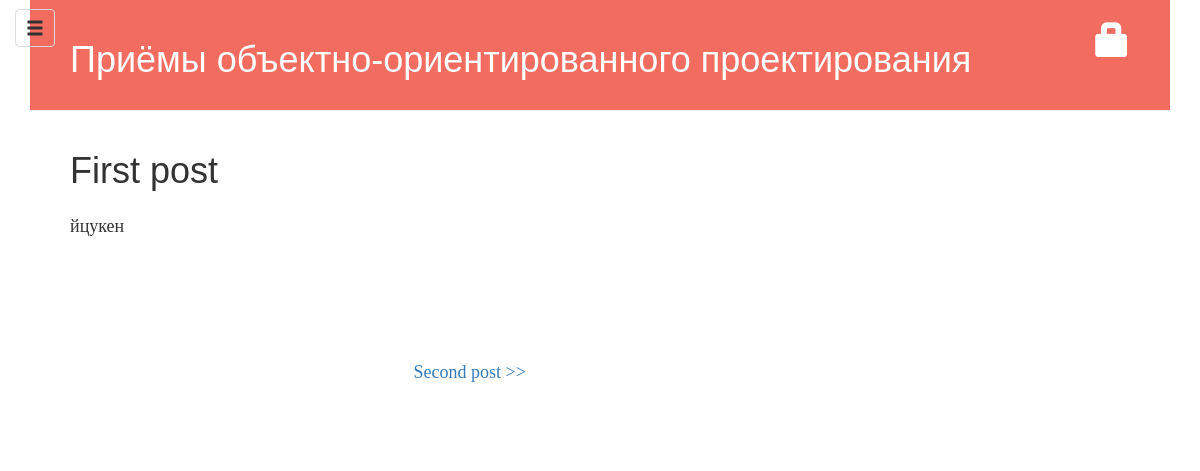
/post/1/, run on an earlier commit of the app's database.
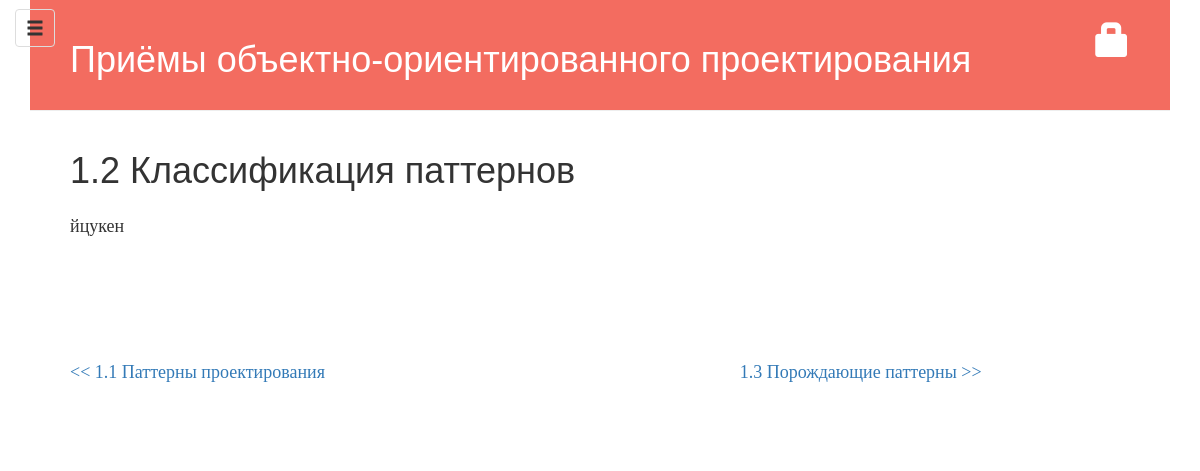
And on a later commit of the database.
### blog/models.py (models this page shows, shortened)
class Post(models.Model):
    author = models.ForeignKey('auth.User')
    title = models.CharField(max_length=200)
    text = models.TextField()
    created_date = models.DateTimeField(default=timezone.now)
    published_date = models.DateTimeField(blank=True, null=True)

### blog/views.py (the view)
# urls.py: url(r'^post/(?P<pk>[0-9]+)/$', views.post_detail, name='post_detail'),
def post_detail(request, pk):
    post = get_object_or_404(Post, pk=pk)
    posts = Post.objects.filter(published_date__lte=timezone.now()).order_by('published_date')
    return render(request, 'blog/post_detail.html', {'post': post, 'posts': posts})

### blog/templates/blog/post_detail.html (shortened to what this page needs)
    {% extends 'blog/base.html' %}
    {% block content %}
        <div class="post">
            <h1>{{ post.title }}</h1>
            <div id="text">
                {{ post.text|safe }}
            </div>
        </div>
        <div class="prev-next-post">
            {% if post.get_previous_by_created_date %}
                <div class="prev-post">
                <a href="{% url 'post_detail' pk=post.get_previous_by_created_date.pk %}">
                    << {{ post.get_previous_by_created_date.title }}
                </a>
            </div>
            {% endif %}
            {% if post.get_next_by_created_date %}
                <div class="next-post">
                <a href="{% url 'post_detail' pk=post.get_next_by_created_date.id %}">
                    {{ post.get_next_by_created_date.title }} >>
                </a>
            </div>
            {% endif %}
        </div>
    {% endblock %}

What changed in the data, as far as the page shows it:
changed Post "йцукен": title "First post" → "1.2 Классификация паттернов"; text "йцукен" → "<p>йцукен</p>" (drawn); created_date "2017-04-04 23:50:43" → "2017-05-07 23:50:43" (drawn); get_previous_by_created_date (not shown) → "1.1 Паттерны проектирования"; get_next_by_created_date "Second post" → "1.3 Порождающие паттерны"
